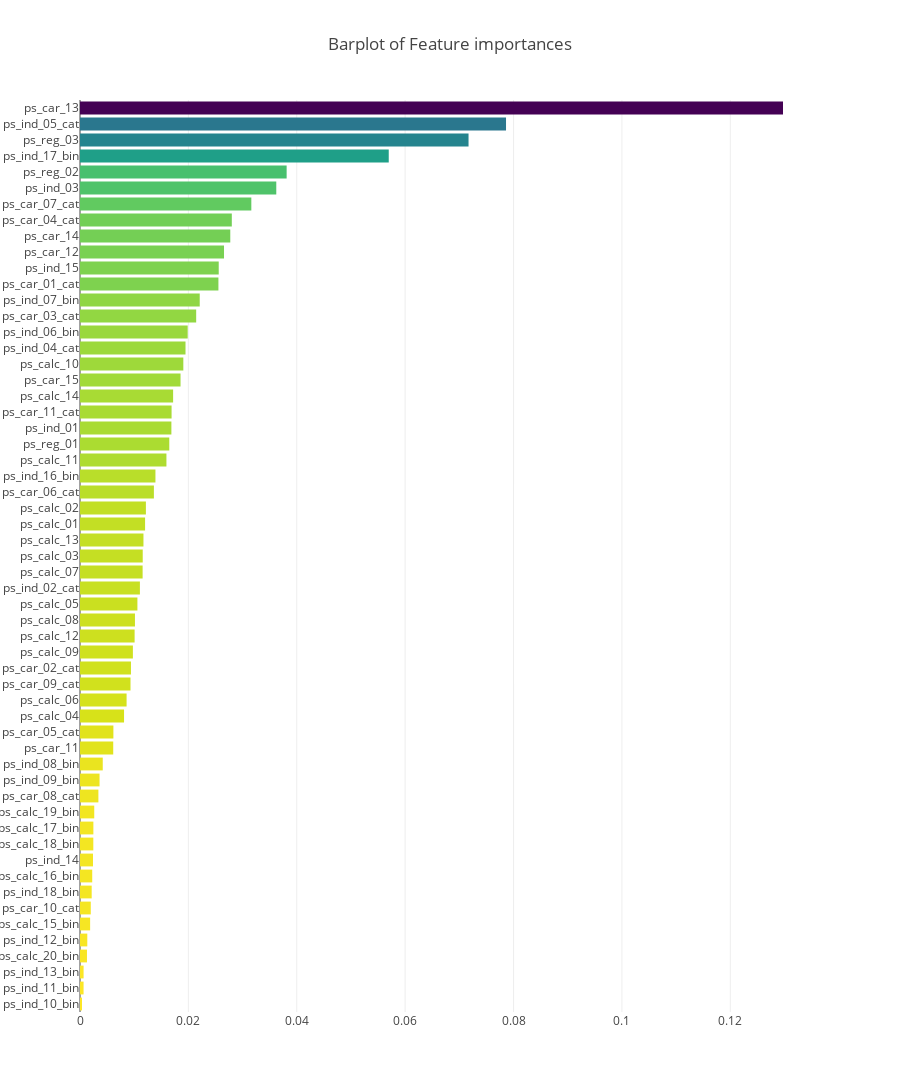

Here is the notebook cell this chart was saved with:
### Markdown cell above
さらに、重要度の高い順にランク付けされたすべてのフィーチャのソートされたリストを、次のような同じプロットの棒グラフを使用して最高から最低まで表示することもできます。

### Code cell
x, y = (list(x) for x in zip(*sorted(zip(rf.feature_importances_, features), 
                                                            reverse = False)))
trace2 = go.Bar(
    x=x ,
    y=y,
    marker=dict(
        color=x,
        colorscale = 'Viridis',
        reversescale = True
    ),
    name='Random Forest Feature importance',
    orientation='h',
)

layout = dict(
    title='Barplot of Feature importances',
     width = 900, height = 2000,
    yaxis=dict(
        showgrid=False,
        showline=False,
        showticklabels=True,
#         domain=[0, 0.85],
    ))

fig1 = go.Figure(data=[trace2])
fig1['layout'].update(layout)
py.iplot(fig1, filename='plots')

### Figure 1 — Plotly figure (JSON) as saved in the notebook; plotly's stock layout.template omitted (floating-point values rounded to 4 significant figures)
{"data": [{"marker": {"color": [0.0003743, 0.0006586, 0.0006631, 0.001287, 0.001347, 0.00187, 0.00199, 0.002158, 0.002257, 0.002396, 0.002456, 0.00247, 0.00263, 0.003394, 0.003608, 0.004199, 0.006131, 0.006161, 0.008129, 0.008598, 0.009318, 0.009404, 0.00976, 0.01008, 0.01014, 0.01059, 0.01105, 0.01156, 0.01158, 0.01171, 0.01201, 0.01216, 0.01364, 0.01392, 0.01595, 0.01648, 0.01686, 0.0169, 0.01718, 0.01855, 0.01907, 0.01947, 0.01987, 0.02144, 0.02209, 0.02554, 0.0256, 0.02658, 0.02773, 0.02801, 0.03162, 0.03622, 0.03813, 0.05697, 0.0717, 0.07861, 0.1297], "colorscale": "Viridis", "reversescale": true}, "name": "Random Forest Feature importance", "orientation": "h", "type": "bar", "uid": "3e5cf2d8-8cc3-11e8-be42-88e9fe7571d0", "x": [0.0003743, 0.0006586, 0.0006631, 0.001287, 0.001347, 0.00187, 0.00199, 0.002158, 0.002257, 0.002396, 0.002456, 0.00247, 0.00263, 0.003394, 0.003608, 0.004199, 0.006131, 0.006161, 0.008129, 0.008598, 0.009318, 0.009404, 0.00976, 0.01008, 0.01014, 0.01059, 0.01105, 0.01156, 0.01158, 0.01171, 0.01201, 0.01216, 0.01364, 0.01392, 0.01595, 0.01648, 0.01686, 0.0169, 0.01718, 0.01855, 0.01907, 0.01947, 0.01987, 0.02144, 0.02209, 0.02554, 0.0256, 0.02658, 0.02773, 0.02801, 0.03162, 0.03622, 0.03813, 0.05697, 0.0717, 0.07861, 0.1297], "y": ["ps_ind_10_bin", "ps_ind_11_bin", "ps_ind_13_bin", "ps_calc_20_bin", "ps_ind_12_bin", "ps_calc_15_bin", "ps_car_10_cat", "ps_ind_18_bin", "ps_calc_16_bin", "ps_ind_14", "ps_calc_18_bin", "ps_calc_17_bin", "ps_calc_19_bin", "ps_car_08_cat", "ps_ind_09_bin", "ps_ind_08_bin", "ps_car_11", "ps_car_05_cat", "ps_calc_04", "ps_calc_06", "ps_car_09_cat", "ps_car_02_cat", "ps_calc_09", "ps_calc_12", "ps_calc_08", "ps_calc_05", "ps_ind_02_cat", "ps_calc_07", "ps_calc_03", "ps_calc_13", "ps_calc_01", "ps_calc_02", "ps_car_06_cat", "ps_ind_16_bin", "ps_calc_11", "ps_reg_01", "ps_ind_01", "ps_car_11_cat", "ps_calc_14", "ps_car_15", "ps_calc_10", "ps_ind_04_cat", "ps_ind_06_bin", "ps_car_03_cat", "ps_ind_07_bin", "ps_car_01_cat", "ps_ind_15", "ps_car_12", "ps_car_14", "ps_car_04_cat", "ps_car_07_cat", "ps_ind_03", "ps_reg_02", "ps_ind_17_bin", "ps_reg_03", "ps_ind_05_cat", "ps_car_13"]}], "layout": {"height": 2000, "title": "Barplot of Feature importances", "width": 900, "yaxis": {"showgrid": false, "showline": false, "showticklabels": true}}}
